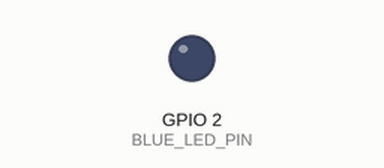
This sketch was run on a simulated ESP32. On the bench: output pins drawn as LEDs (lit = HIGH). What the sketch prints to the serial monitor is not drawn.

Above: at 2.5 s.
Timing chart, 0 to 6.5 s (numbered marks = the images above):
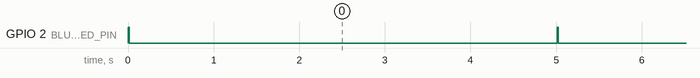

Measured:
- by itself, GPIO 2 (BLUE_LED_PIN): alternates HIGH for 0.01 s and LOW for 5.0 s

The sketch:

I2C-Scanner.ino
```cpp
#include <Wire.h>

#define BLUE_LED_PIN 2 // GPIO pin for the blue LED (adjust if needed)

void setup() {
  // Start Serial communication
  Serial.begin(115200);
  Wire.begin(21, 22); // ESP32 default I2C pins

  // Debug message
  Serial.println("\nStarting I2C Scanner...");

  // Initialize the blue LED
  pinMode(BLUE_LED_PIN, OUTPUT);
  digitalWrite(BLUE_LED_PIN, LOW); // Turn off the LED initially
}

void loop() {
  byte error, address;
  int devices = 0;

  // Indicate scanning start
  Serial.println("Scanning...");
  digitalWrite(BLUE_LED_PIN, HIGH); // Turn on the LED during scanning

  for (address = 1; address < 127; address++) {
    Wire.beginTransmission(address);
    error = Wire.endTransmission();

    if (error == 0) {
      Serial.print("I2C device found at address 0x");
      if (address < 16) Serial.print("0");
      Serial.println(address, HEX);
      devices++;
    }
  }

  // Turn off the LED after scanning
  digitalWrite(BLUE_LED_PIN, LOW);

  // Report results
  if (devices == 0) {
    Serial.println("No I2C devices found");
  } else {
    Serial.println("Done scanning");
  }

  // Wait 5 seconds before scanning again
  delay(5000);
}
```
